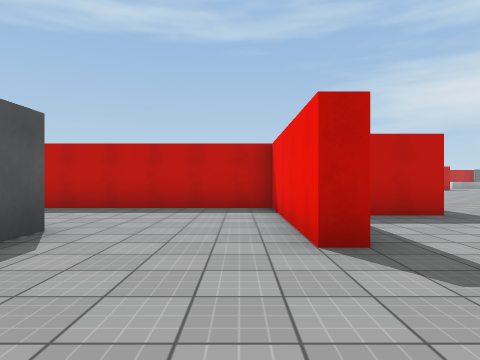
view 1 (above)

24 first-person views from a walk through a scene from a Unity 3-D project. The camera is 1.3 m above the floor, looks level and sees 75° across. The floor is counted in squares, 2 m on a side. Each view is taken from the middle of a square. On the plan, view 1 faces up. The plan holds only what a view shows up to about 10 squares ahead; the rest is blank. The place goes on beyond the plan. The player is left out. Some animated figures are left out. Door leaves are left out, so doorways stand open. Surface patterns are stand-ins for the level's own textures.

view 2
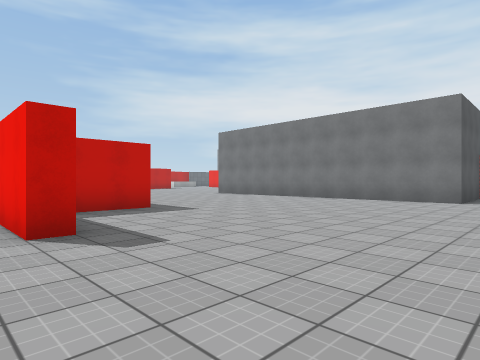

view 3
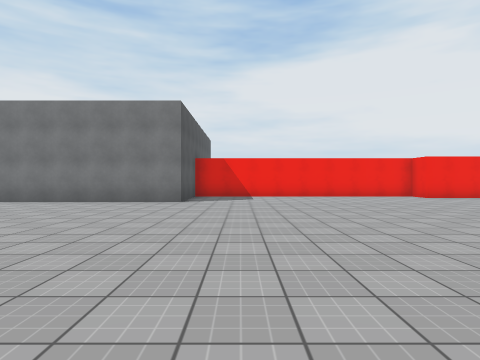

view 4
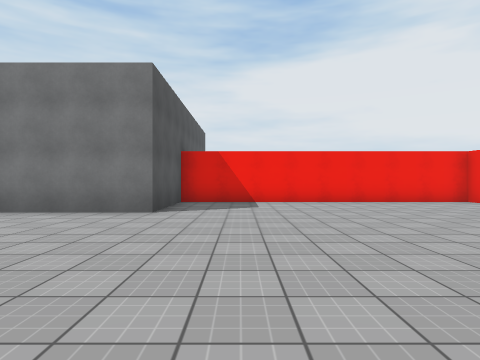

view 5
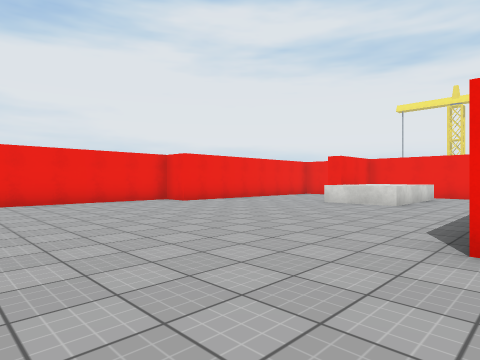

view 6
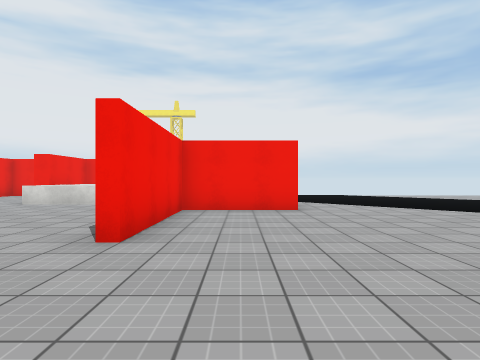

view 7
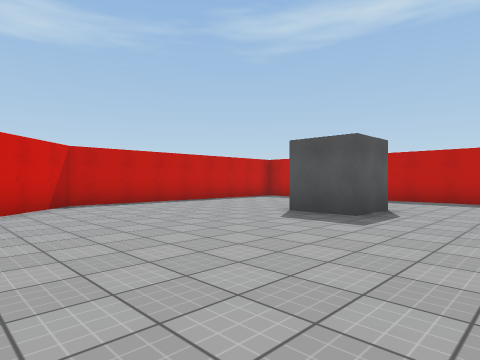

view 8
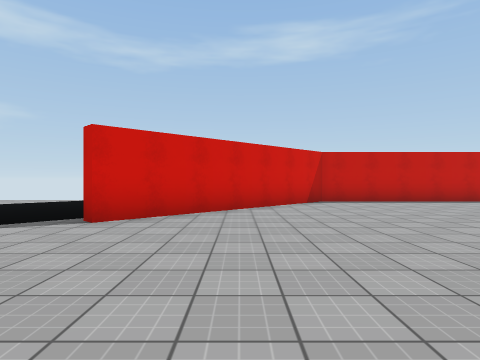

view 9
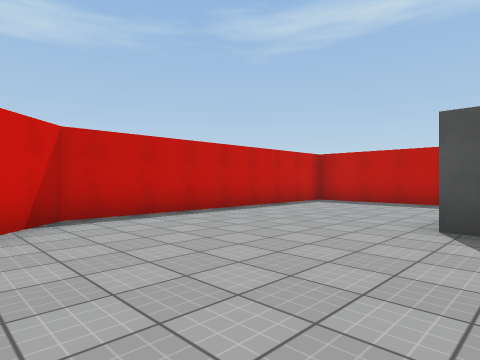

view 10
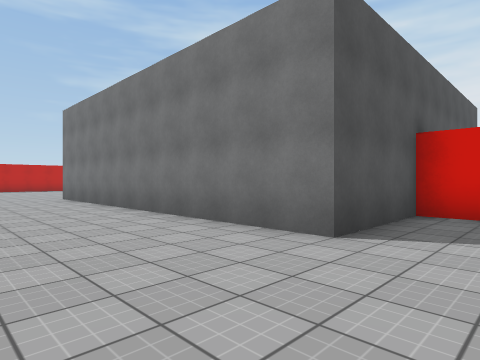

view 11
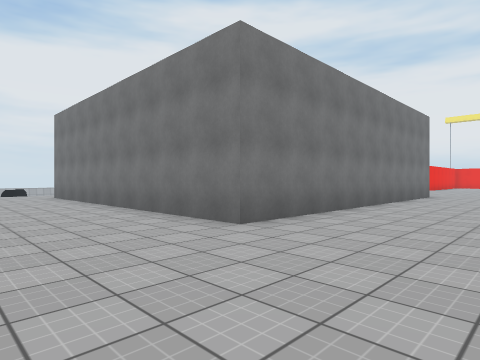

view 12
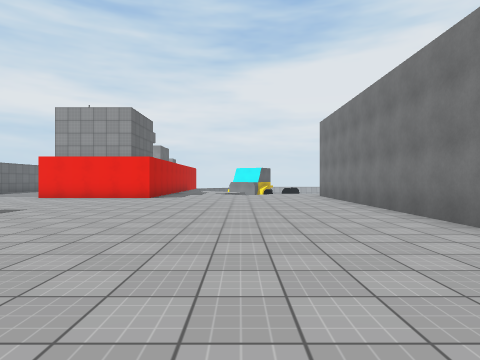

view 13
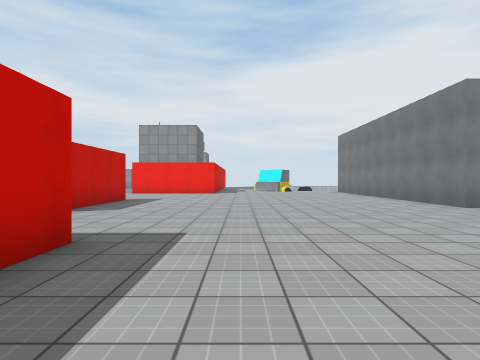

view 14
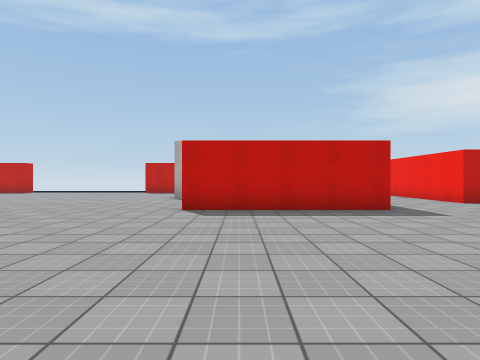

view 15
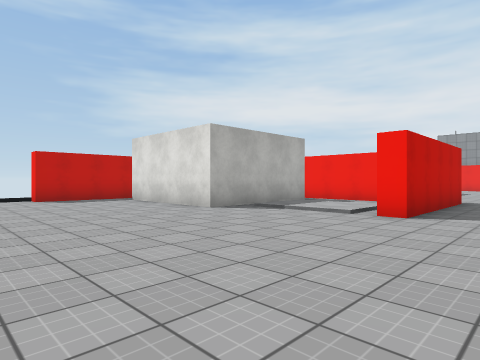

view 16
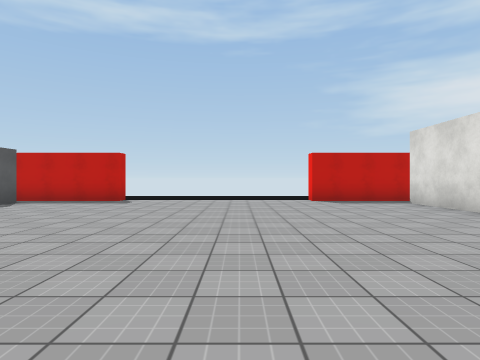

view 17
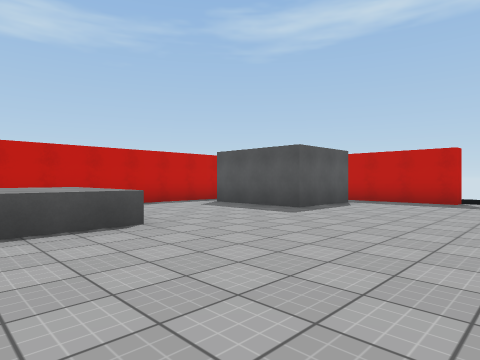

view 18
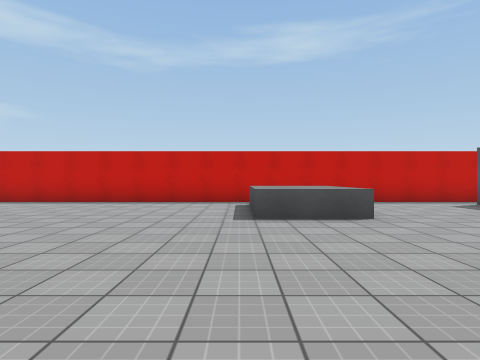

view 19
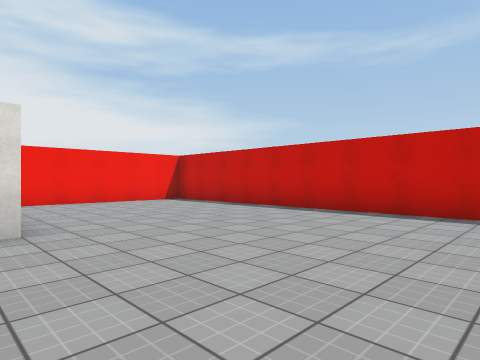

view 20
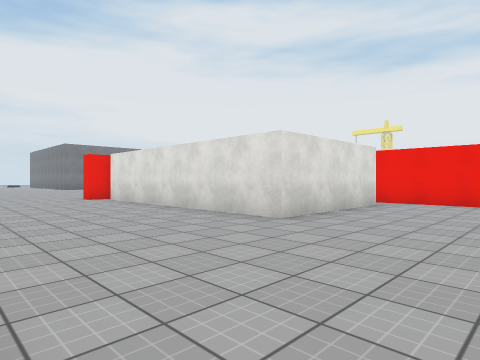

view 21
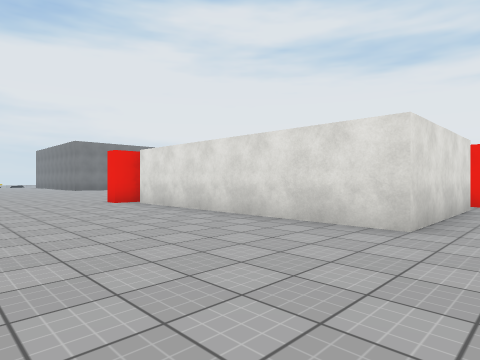

view 22
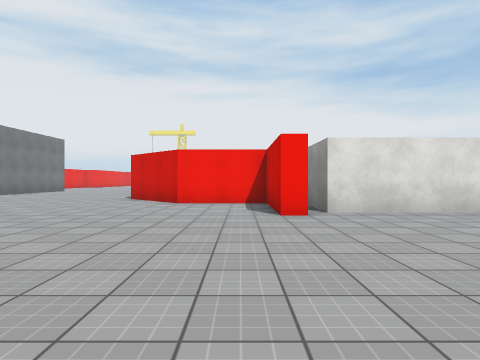

view 23
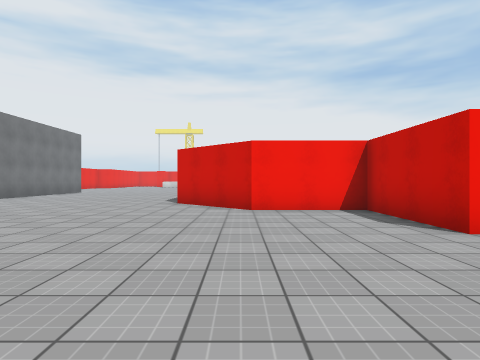

view 24
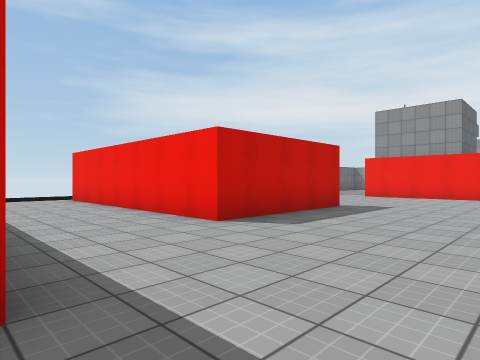

### Floor plan
Key: @ floor where view 1 was taken; # wall or solid block; . main floor; : floor 0.25 m higher than the main floor; ^ raised ledge; O other object.
Columns run from 15 left of view 1 to 17 right of it. Each row starts with its distance up from view 1.
 27     ####......###      ..#
 26      ............      ..#
 25     #...........#     ...#
 24 #.# #...........#     ...#
 23 #...............#     ...#
 22 #...............####  ...#
 21 #................::.  ...#     ..
 20 #  ..............::..#...####....
 19 # ^^^............::. #...........
 18 # ^^^............#####...........
 17 #................................
 16 #................................
 15 #................................
 14 #................................
 13 #.............#..................
 12 #......########..................
 11 #......#     ##..................
 10 #......#      ####........OOOOOOO
  9 #......#      ## ##.......O
  8   .....########## #.......O
  7   ######........# #.......O
  6       #.........###.......O
  5       #.... ....#.........O
  4       #.... #...#.........O
  3       #....##.............O
  2       #...................O
  1       #...................OOOOOOO
  0       #........@.............#
 -1       ##.....................#
 -2        ##....... ............#
 -3         ##...................#
 -4          ##..................#
 -5           ##.................#
 -6          ..........#.........#
 -7         ....  .....#.........#
 -8        ....  ......#........##
 -9       ...    ....###.......
-10       ..    .....   ......
-11             .....   ..^^..

Where each view was taken, in squares from view 1:
view 1: 0 up, 0 right, facing up
view 2: 1 down, 0 right, facing up-right
view 3: 1 down, 1 right, facing right
view 4: 1 down, 4 right, facing right
view 5: 2 down, 4 right, facing down-right
view 6: 2 down, 3 right, facing down
view 7: 3 down, 0 right, facing up-left
view 8: 3 down, 1 right, facing left
view 9: 2 down, 3 left, facing up-left
view 10: 1 down, 7 right, facing up-right
view 11: 14 up, 7 right, facing down-right
view 12: 14 up, 7 right, facing right
view 13: 16 up, 3 right, facing right
view 14: 11 up, 3 right, facing up
view 15: 16 up, 4 left, facing up-right
view 16: 17 up, 4 left, facing up
view 17: 17 up, 6 left, facing up-left
view 18: 17 up, 5 left, facing left
view 19: 17 up, 8 left, facing down-left
view 20: 17 up, 12 left, facing down-right
view 21: 17 up, 10 left, facing down-right
view 22: 19 up, 0 right, facing down
view 23: 17 up, 2 right, facing down
view 24: 16 up, 6 right, facing up-right
